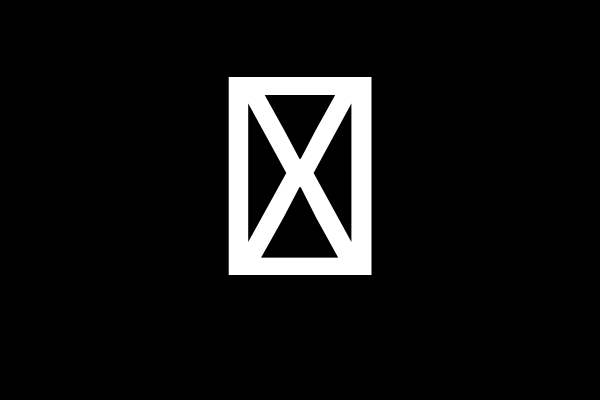
Frame 1 (no input)
Frame 60 (the mouse pressed at the canvas centre just before this capture): identical to frame 1, image omitted
Frame 120 (the mouse held since frame 60 and released just before this capture): identical to frame 1, image omitted

The Processing sketch that drew this single still picture (run headless with seeded random() and noise(); from frame 60 on, the mouse is pressed at the canvas centre):

// Processing sketch: key_events_01_key
// ── key_events_01_key.pde
void setup() {
  size(600, 400);
  background(0);
  fill(255);
  textSize(300);
  textAlign(CENTER);
}

void draw() {
  background(0);
  text(key, width/2, height/2 + 75);
}
